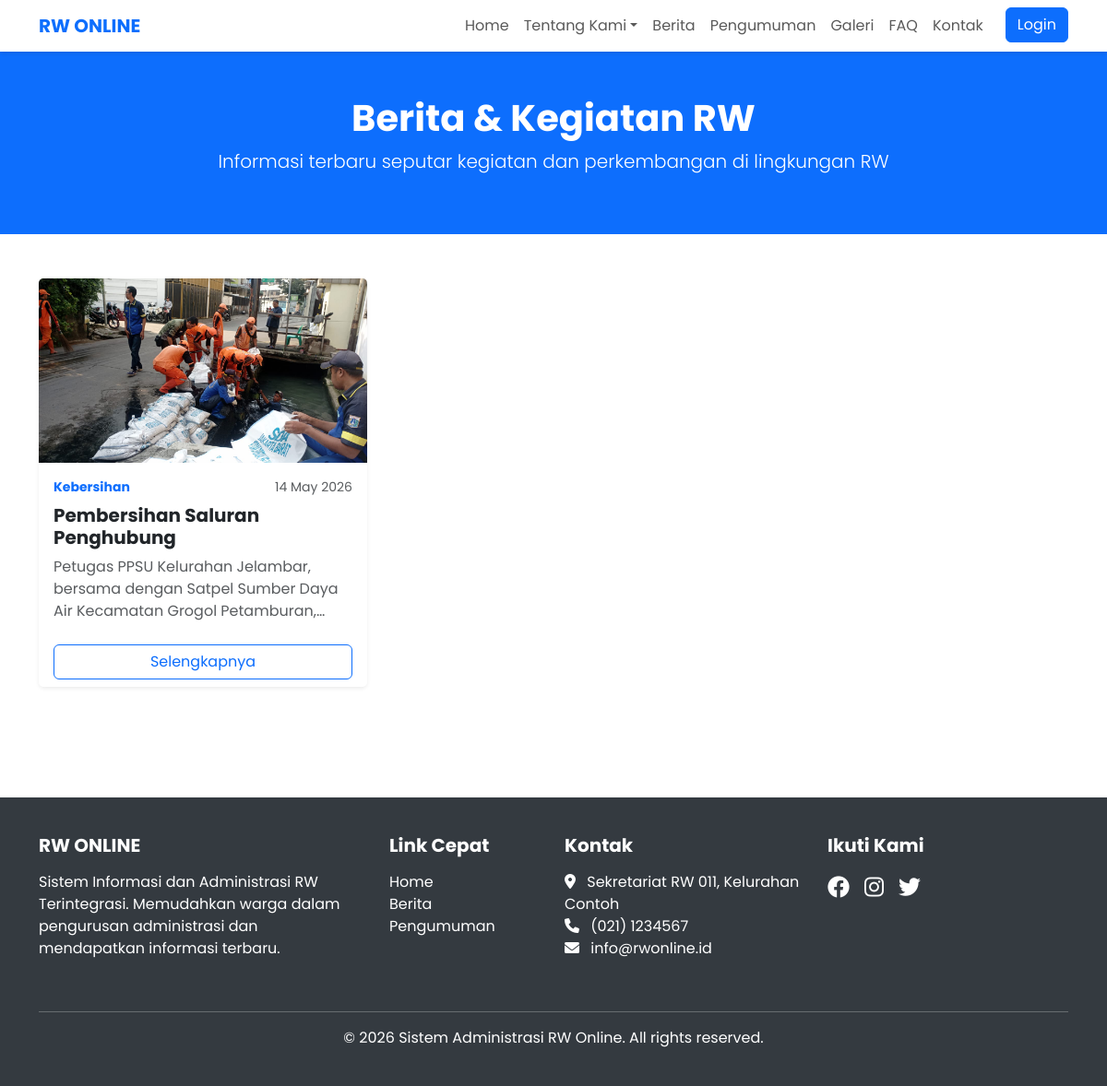
/index.php/landing/berita, run on the app's committed database.
### tables this page shows
CREATE TABLE `berita` (
  `id` int NOT NULL,
  `kategori_id` int DEFAULT NULL,
  `judul` varchar(255) NOT NULL,
  `slug` varchar(255) NOT NULL,
  `thumbnail` varchar(255) DEFAULT NULL,
  `isi` text NOT NULL,
  `tanggal_publish` date NOT NULL,
  `penulis` varchar(50) NOT NULL,
  `status_publish` enum('publish','draft') NOT NULL DEFAULT 'draft',
  `created_at` timestamp NOT NULL DEFAULT CURRENT_TIMESTAMP,
  `updated_at` timestamp NOT NULL DEFAULT CURRENT_TIMESTAMP ON UPDATE CURRENT_TIMESTAMP
);

CREATE TABLE `kategori_berita` (
  `id` int NOT NULL,
  `nama_kategori` varchar(50) NOT NULL,
  `slug` varchar(50) NOT NULL
);

### application/controllers/Landing.php (called while the page is built, shortened)
<?php
class Landing extends CI_Controller {
    public function __construct() {
        $this->load->database();
        $this->load->model('Berita_model');
        $this->load->model('Pengumuman_model');
        $this->load->model('Galeri_model');
        $this->load->model('Faq_model');
    }
    public function berita() {
        $data['title'] = 'Berita & Kegiatan RW';
        $data['berita'] = $this->Berita_model->get_all();
        $this->load->view('templates/public/header', $data);
        $this->load->view('public/berita/index', $data);
        $this->load->view('templates/public/footer');
    }
}

### index.php (called while the page is built, shortened)
<?php
require_once BASEPATH.'core/CodeIgniter.php';

### application/models/Berita_model.php (called while the page is built, shortened)
<?php
class Berita_model extends CI_Model {
    public function get_all() {
        $this->db->select('berita.*, kategori_berita.nama_kategori');
        $this->db->from('berita');
        $this->db->join('kategori_berita', 'kategori_berita.id = berita.kategori_id', 'left');
        $this->db->order_by('berita.tanggal_publish', 'DESC');
        return $this->db->get()->result_array();
    }
}

### application/views/public/berita/index.php (the view, shortened to what this page needs)
<div class="bg-primary text-white py-5">
    <div class="container text-center">
        <h1 class="fw-bold">Berita & Kegiatan RW</h1>
        <p class="lead">Informasi terbaru seputar kegiatan dan perkembangan di lingkungan RW</p>
    </div>
</div>
<div class="container py-5">
    <div class="row">
        <?php foreach($berita as $row): ?>
        <div class="col-md-4 mb-4">
            <div class="card h-100 border-0 shadow-sm">
                <?php if($row['thumbnail']): ?>
                    <img src="<?= base_url('uploads/berita/'.$row['thumbnail']); ?>" class="card-img-top" alt="<?= $row['judul']; ?>" style="height: 200px; object-fit: cover;">
                <?php else: ?>
                    <div class="bg-light text-center py-5" style="height: 200px;">
                        <i class="fas fa-image fa-3x text-muted"></i>
                    </div>
                <?php endif; ?>
                <div class="card-body">
                    <div class="d-flex justify-content-between mb-2">
                        <small class="text-primary fw-bold"><?= $row['nama_kategori']; ?></small>
                        <small class="text-muted"><?= date('d M Y', strtotime($row['tanggal_publish'])); ?></small>
                    </div>
                    <h5 class="card-title fw-bold"><?= $row['judul']; ?></h5>
                    <p class="card-text text-muted"><?= character_limiter(strip_tags($row['isi']), 100); ?></p>
                </div>
                <div class="card-footer bg-white border-0">
                    <a href="<?= base_url('berita/'.$row['slug']); ?>" class="btn btn-outline-primary w-100">Selengkapnya</a>
                </div>
            </div>
        </div>
        <?php endforeach; ?>
    </div>
</div>

### application/views/templates/public/header.php (style rules this page uses)
body { font-family: 'Poppins', sans-serif; }

### data on the page
berita: thumbnail (picture), kategori.nama_kategori "Kebersihan", tanggal_publish "14 May 2026", judul "Pembersihan Saluran Penghubung", isi "Petugas PPSU Kelurahan Jelambar, bersama dengan Satpel Sumber Daya Air Kecamatan Grogol Petamburan,…"
